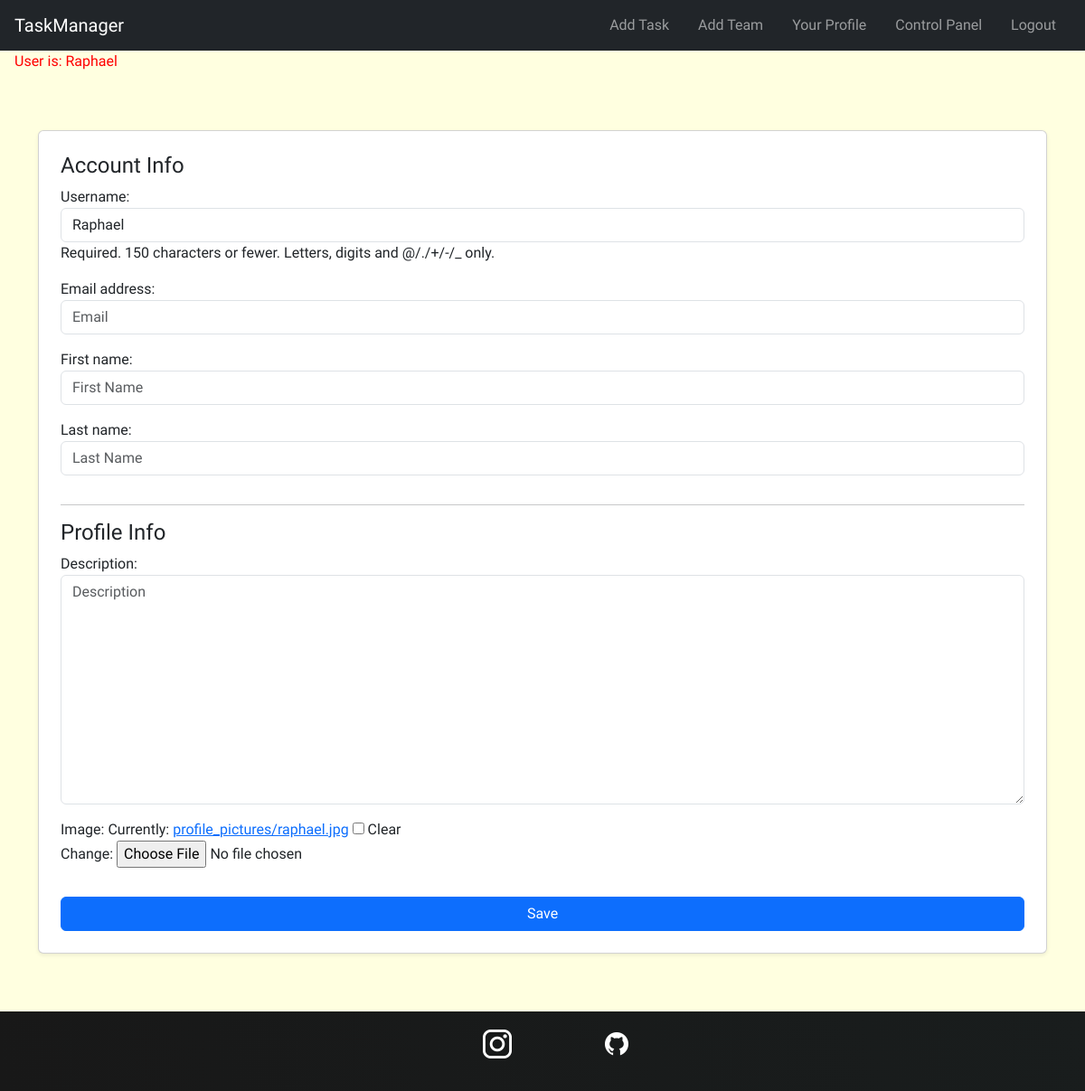
The page /users/update/15/ (signed in) on the database as committed earlier.
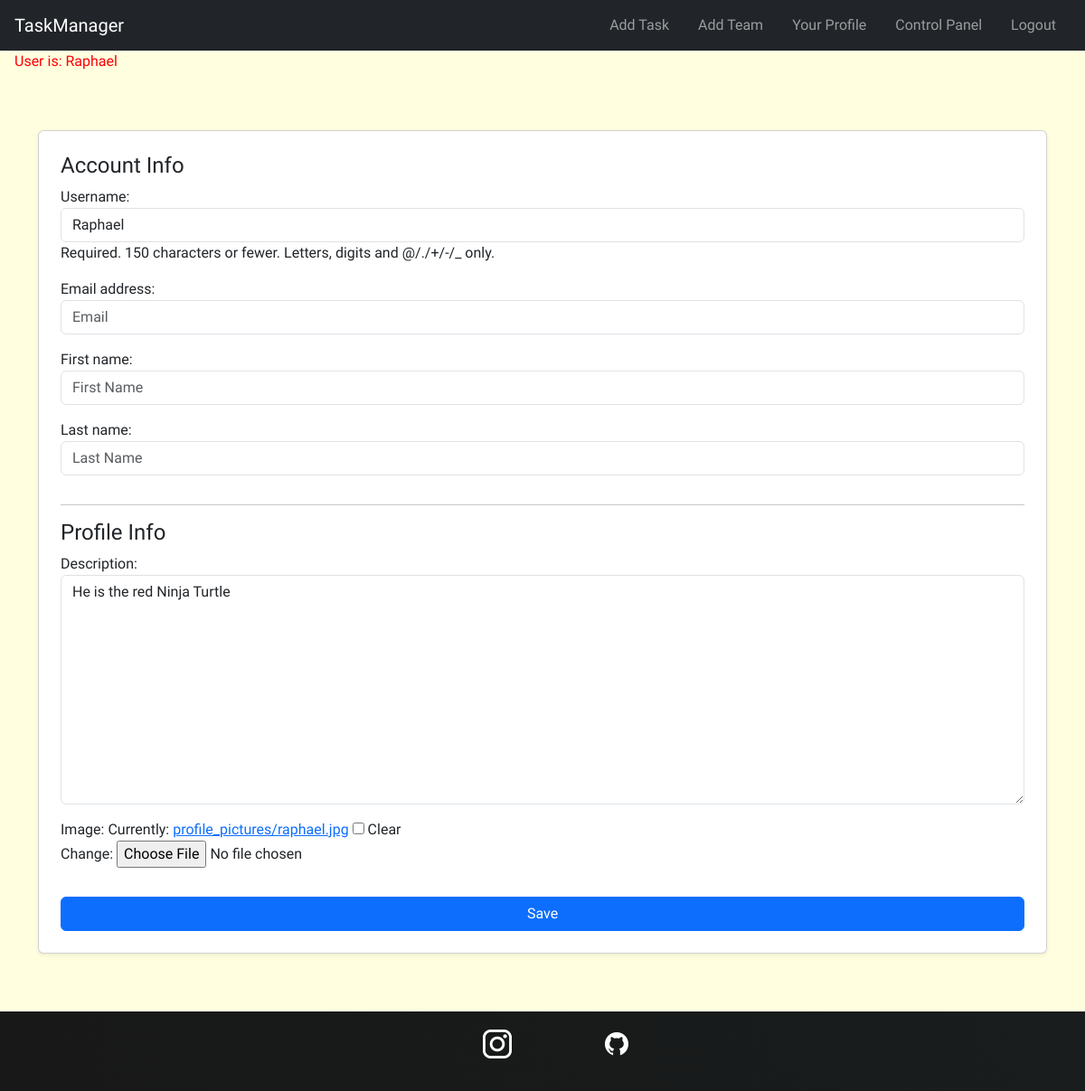
The same page on the database as committed later.
### tasks/models.py (models this page shows, shortened)
class UserProfile(models.Model):
    user = models.OneToOneField(User, on_delete=models.CASCADE)# if we delete user we delete theri profile too
    description = models.TextField(blank=True)
    image = models.ImageField(max_length=500,default="profile_pictures/placeholder.png",upload_to="profile_pictures")

### tasks/views.py (the view)
# urls.py: path("users/update/<int:id>/", views.update_user, name="update_user"),
@login_required
def update_user(request, id):  # TODO: Should make it right it is creating new users
    user_profile = get_object_or_404(UserProfile, id=id)
    user = user_profile.user
    if request.user != user and not request.user.is_superuser: # you shall not pass (unless y are superuser or profileOwner)
        return HttpResponse("You are not authorized to update this profile.")
    user_form = UserUpdateForm(request.POST or None, instance=user)  # instance=user will put all the info of the user into our form
    profile_form = UserProfileUpdateForm(request.POST or None, request.FILES or None, instance=user_profile)  # extra user info && dont fotget to add 2 formats into the html page
    if user_form.is_valid() and profile_form.is_valid():
        user_form.save()
        profile_form.save() # saving the modified data
        messages.success(request, "User has been updated!!!")
        return redirect("task:index")  # go back to index after update
    return render(request, 'users/user-form.html', {
        'form': user_form,
        'profile_form': profile_form,
        'user': user
    })

### tasks/forms.py
class UserUpdateForm(forms.ModelForm):
    class Meta:
        model = User
        fields = ['username', 'email', 'first_name', 'last_name']
        widgets = {
            'username': forms.TextInput(attrs={'class': 'form-control', 'placeholder': 'Username'}),
            'email': forms.EmailInput(attrs={'class': 'form-control', 'placeholder': 'Email'}),
            'first_name': forms.TextInput(attrs={'class': 'form-control', 'placeholder': 'First Name'}),
            'last_name': forms.TextInput(attrs={'class': 'form-control', 'placeholder': 'Last Name'}),
        }

class UserProfileUpdateForm(forms.ModelForm):
    image = forms.ImageField(required=False)
    class Meta:
        model = UserProfile
        fields = ['description', 'image']
        widgets = {
            'description': forms.Textarea(attrs={'class': 'form-control', 'placeholder': 'Description'}),
            'image': forms.ImageField(label="Profile picture", widget=forms.ClearableFileInput(attrs={'class':'form-control'}))
        }

### tasks/templates/users/user-form.html (shortened to what this page needs)
{% extends 'base.html' %} {% block body %}
<main class="container my-5">
  <form method="POST" enctype="multipart/form-data" class="card p-4 shadow-sm">
    <h4>Account Info</h4>
    {{ form.as_p}}
    {% if profile_form %}
    <hr />
    <h4>Profile Info</h4>
    {{ profile_form.as_p }} {% endif %}
    <button type="submit" class="btn btn-primary mt-3">Save</button>
  </form>
</main>
{% endblock %}

Rows that differ between the two databases and show on the page:
changed UserProfile: description (not shown) → "He is the red Ninja Turtle"
